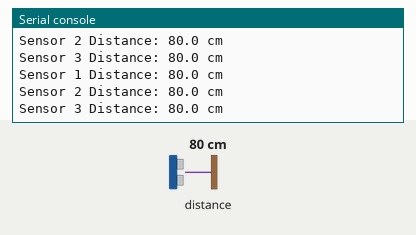
The program below on a simulated Raspberry Pi Pico running CircuitPython. On the bench: the last lines printed to the serial console. Inputs (shaded band) come from the test bench; at power-on: distance to the obstacle 80 cm.

Above: at 1.2 s.
1.3 s: distance to the obstacle set to 2 cm
At 1.33 s:
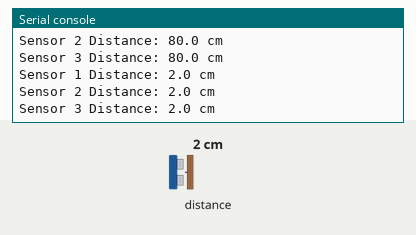
2.8 s: distance to the obstacle set to 4 cm
At 2.85 s:
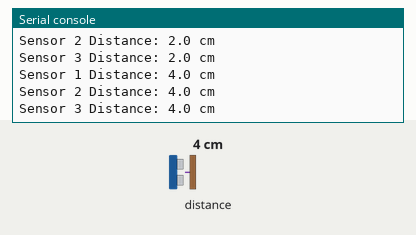
Timing chart, 0 to 5.8 s (numbered marks = the images above; inputs shaded):
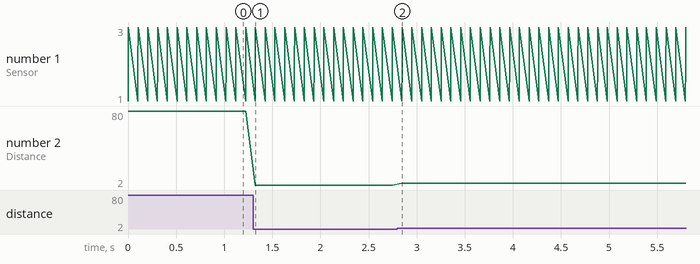

Measured:
- after the input at 1.3 s, the serial console: prints a new line at once (image 1)
- after the input at 2.8 s, the serial console: prints a new line after 0.05 s (image 2)
- plotted number 2: 2 → 4 after the input at 2.8 s

The program:

code.py
```python
import time
import board
import busio
import adafruit_tca9548a
import adafruit_vl53l4cd

# Initialize the primary I2C bus on GP4 and GP5
i2c = busio.I2C(board.GP5, board.GP4)

# Bind the TCA9548A multiplexer to the I2C bus
tca = adafruit_tca9548a.TCA9548A(i2c)

# Instantiate three distinct instances of the sensor on different multiplexer channels
sensor1 = adafruit_vl53l4cd.VL53L4CD(tca[0])
sensor2 = adafruit_vl53l4cd.VL53L4CD(tca[1])
sensor3 = adafruit_vl53l4cd.VL53L4CD(tca[2])

# Configure and initiate ranging on each sensor
sensors = [sensor1, sensor2, sensor3]
for idx, sensor in enumerate(sensors):
    sensor.timing_budget = 50  # Set timing budget in milliseconds (min 10ms)
    sensor.inter_measurement = 0
    sensor.start_ranging()
    print(f"Sensor {idx+1} initialized.")

while True:
    for idx, sensor in enumerate(sensors):
        # Check if the target channel has finished taking a reading
        if sensor.data_ready:
            print(f"Sensor {idx+1} Distance: {sensor.distance:.1f} cm")
            sensor.clear_interrupt()

    time.sleep(0.1)
```
